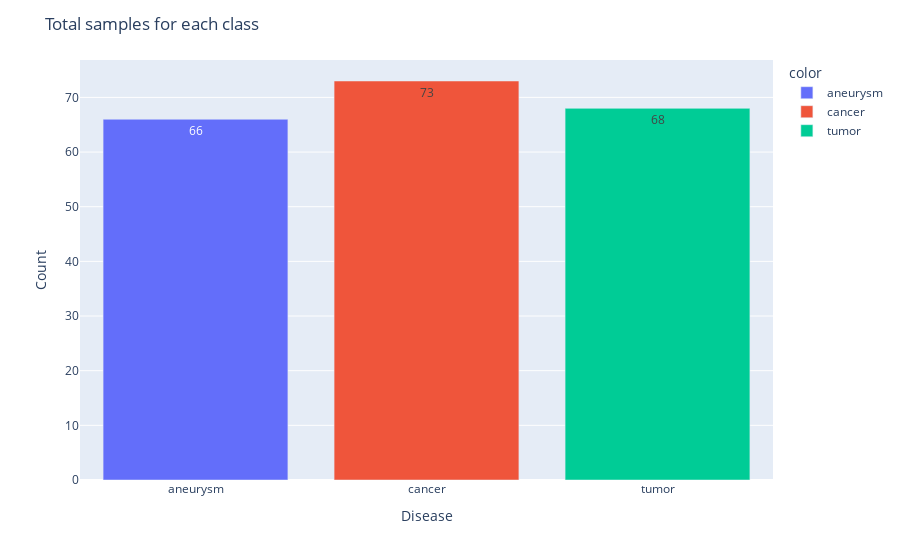

The cell this chart's notebook holds for it:
### Code cell
# Visualizacion de los datos
import plotly.express as px
import matplotlib.pyplot as plt



unique_classes = np.unique(y_train)
class_indices = {class_id: np.where(y_train == class_id)[0] for class_id in unique_classes}
class_indices


images_count = [len(class_indices[key]) for key in class_indices.keys()]

fig = px.bar(x=class_folder_names, y=images_count, color= class_folder_names)

fig.update_layout(xaxis_title='Disease', yaxis_title='Count', title="Total samples for each class", )
fig.update_traces(texttemplate='%{y}', textposition='inside')

fig.show()

plt.figure(figsize=(12, 5))

for i, (class_id, indices) in enumerate(class_indices.items()):
    random_index = np.random.choice(indices)
    random_image = X_train[random_index] 

    plt.subplot(1, len(unique_classes), i + 1)
    plt.imshow(random_image)
    plt.title(class_folder_names[class_id])
    plt.axis('off')

plt.show()

### Figure 1 — Plotly figure (JSON) as saved in the notebook; plotly's stock layout.template omitted (floating-point values rounded to 4 significant figures)
{"data": [{"alignmentgroup": "True", "hovertemplate": "color=aneurysm<br>x=%{x}<br>y=%{y}<extra></extra>", "legendgroup": "aneurysm", "marker": {"color": "#636efa", "pattern": {"shape": ""}}, "name": "aneurysm", "offsetgroup": "aneurysm", "orientation": "v", "showlegend": true, "textposition": "inside", "texttemplate": "%{y}", "type": "bar", "x": ["aneurysm"], "xaxis": "x", "y": [66], "yaxis": "y"}, {"alignmentgroup": "True", "hovertemplate": "color=cancer<br>x=%{x}<br>y=%{y}<extra></extra>", "legendgroup": "cancer", "marker": {"color": "#EF553B", "pattern": {"shape": ""}}, "name": "cancer", "offsetgroup": "cancer", "orientation": "v", "showlegend": true, "textposition": "inside", "texttemplate": "%{y}", "type": "bar", "x": ["cancer"], "xaxis": "x", "y": [73], "yaxis": "y"}, {"alignmentgroup": "True", "hovertemplate": "color=tumor<br>x=%{x}<br>y=%{y}<extra></extra>", "legendgroup": "tumor", "marker": {"color": "#00cc96", "pattern": {"shape": ""}}, "name": "tumor", "offsetgroup": "tumor", "orientation": "v", "showlegend": true, "textposition": "inside", "texttemplate": "%{y}", "type": "bar", "x": ["tumor"], "xaxis": "x", "y": [68], "yaxis": "y"}], "layout": {"barmode": "relative", "legend": {"title": {"text": "color"}, "tracegroupgap": 0}, "margin": {"t": 60}, "title": {"text": "Total samples for each class"}, "xaxis": {"anchor": "y", "domain": [0, 1], "title": {"text": "Disease"}}, "yaxis": {"anchor": "x", "domain": [0, 1], "title": {"text": "Count"}}}}
